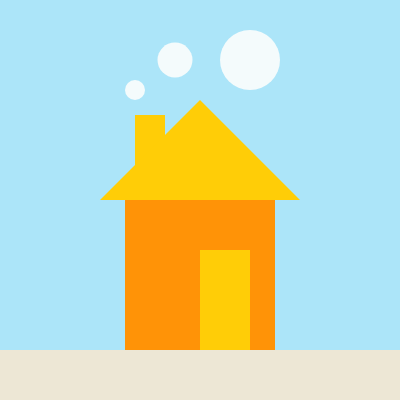
Frame 1 (no input)
Frame 60 (no input): identical to frame 1, image omitted
Frame 120 (the mouse pressed at the canvas centre since frame 60): identical to frame 1, image omitted

The p5.js sketch that drew this single still picture (run headless with seeded random() and noise() and a simulated clock; from frame 60 on, the mouse is pressed at the canvas centre):

// p5.js sketch
// ── sketch.js
function setup() { 
  createCanvas(400, 400);
} 

function draw() { 
  background(172, 229, 249);
  fill(237, 231, 213);
  noStroke()
  rect(0,350,400,50);
  fill(255, 147, 7);
  rect(125,200,150,150);
  fill(255, 205, 7);
  noStroke()
  rect(135,115,30,60);
  rect(200,250,50,100);
  triangle(100, 200, 300, 200, 200, 100);
  fill(244, 251, 252);
  noStroke()
  ellipse(135,90,20,20);
  ellipse(175,60,35,35);
  ellipse(250,60,60,60);
  
}
